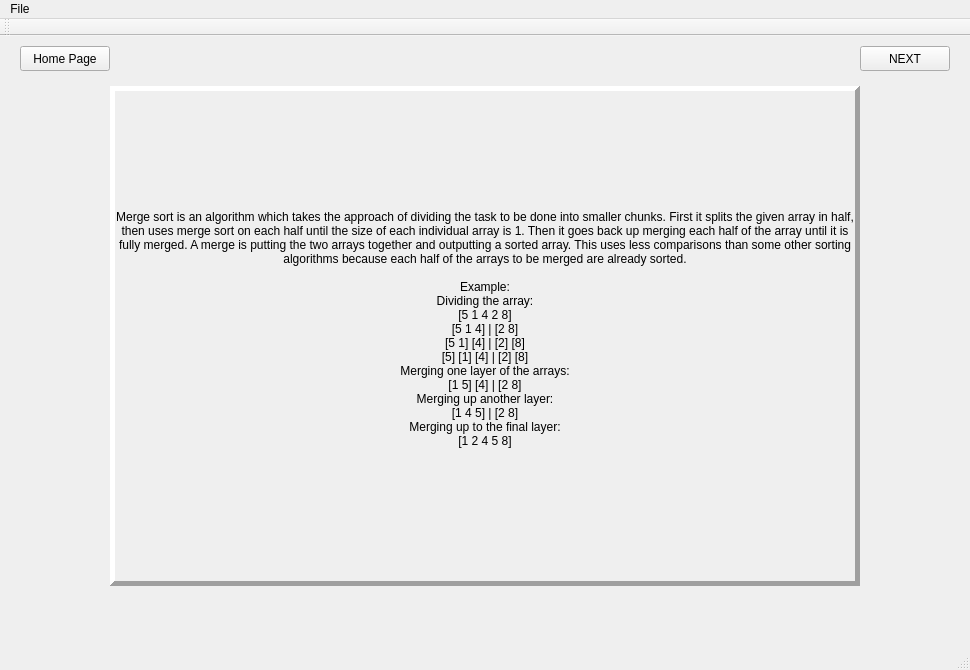
<?xml version="1.0" encoding="UTF-8"?>
<ui version="4.0">
 <class>MainWindow</class>
 <widget class="QMainWindow" name="MainWindow">
  <property name="geometry">
   <rect>
    <x>0</x>
    <y>0</y>
    <width>970</width>
    <height>670</height>
   </rect>
  </property>
  <property name="windowTitle">
   <string>MainWindow</string>
  </property>
  <widget class="QWidget" name="centralWidget">
   <widget class="QStackedWidget" name="stackedWidget">
    <property name="geometry">
     <rect>
      <x>10</x>
      <y>0</y>
      <width>950</width>
      <height>700</height>
     </rect>
    </property>
    <property name="currentIndex">
     <number>1</number>
    </property>
    <widget class="QWidget" name="HomePage">
     <widget class="QPushButton" name="mergeButton">
      <property name="geometry">
       <rect>
        <x>120</x>
        <y>60</y>
        <width>331</width>
        <height>271</height>
       </rect>
      </property>
      <property name="text">
       <string>Merge</string>
      </property>
     </widget>
     <widget class="QPushButton" name="insertButton">
      <property name="geometry">
       <rect>
        <x>450</x>
        <y>60</y>
        <width>371</width>
        <height>271</height>
       </rect>
      </property>
      <property name="text">
       <string>Insertion</string>
      </property>
     </widget>
     <widget class="QPushButton" name="bubbleButton">
      <property name="geometry">
       <rect>
        <x>120</x>
        <y>330</y>
        <width>331</width>
        <height>241</height>
       </rect>
      </property>
      <property name="text">
       <string>Bubble</string>
      </property>
     </widget>
     <widget class="QPushButton" name="selectButton">
      <property name="geometry">
       <rect>
        <x>450</x>
        <y>330</y>
        <width>371</width>
        <height>241</height>
       </rect>
      </property>
      <property name="text">
       <string>Selection</string>
      </property>
     </widget>
     <widget class="QProgressBar" name="progressBar">
      <property name="geometry">
       <rect>
        <x>120</x>
        <y>580</y>
        <width>701</width>
        <height>23</height>
       </rect>
      </property>
      <property name="focusPolicy">
       <enum>Qt::StrongFocus</enum>
      </property>
      <property name="maximum">
       <number>100</number>
      </property>
      <property name="value">
       <number>0</number>
      </property>
      <property name="textVisible">
       <bool>true</bool>
      </property>
     </widget>
     <widget class="QLabel" name="label_2">
      <property name="geometry">
       <rect>
        <x>250</x>
        <y>20</y>
        <width>390</width>
        <height>25</height>
       </rect>
      </property>
      <property name="text">
       <string>Completion of Algorithms</string>
      </property>
      <property name="alignment">
       <set>Qt::AlignCenter</set>
      </property>
     </widget>
    </widget>
    <widget class="QWidget" name="SortInfo">
     <widget class="QPushButton" name="Home">
      <property name="geometry">
       <rect>
        <x>10</x>
        <y>10</y>
        <width>90</width>
        <height>25</height>
       </rect>
      </property>
      <property name="text">
       <string>Home Page</string>
      </property>
     </widget>
     <widget class="QPushButton" name="NextButton">
      <property name="geometry">
       <rect>
        <x>850</x>
        <y>10</y>
        <width>90</width>
        <height>25</height>
       </rect>
      </property>
      <property name="text">
       <string>NEXT</string>
      </property>
     </widget>
     <widget class="QLabel" name="sortInfoLabel">
      <property name="geometry">
       <rect>
        <x>100</x>
        <y>50</y>
        <width>750</width>
        <height>500</height>
       </rect>
      </property>
      <property name="frameShape">
       <enum>QFrame::Panel</enum>
      </property>
      <property name="frameShadow">
       <enum>QFrame::Raised</enum>
      </property>
      <property name="lineWidth">
       <number>5</number>
      </property>
      <property name="text">
       <string>Merge sort is an algorithm which takes the approach of dividing the task to be done into smaller chunks. First it splits the given array in half, then uses merge sort on each half until the size of each individual array is 1. Then it goes back up merging each half of the array until it is fully merged. A merge is putting the two arrays together and outputting a sorted array. This uses less comparisons than some other sorting algorithms because each half of the arrays to be merged are already sorted.

Example:
Dividing the array:
[5 1 4 2 8]
[5 1 4] | [2 8]
[5 1] [4] | [2] [8]
[5] [1] [4] | [2] [8]
Merging one layer of the arrays:
[1 5] [4] | [2 8]
Merging up another layer:
[1 4 5] | [2 8]
Merging up to the final layer:
[1 2 4 5 8]
</string>
      </property>
      <property name="scaledContents">
       <bool>false</bool>
      </property>
      <property name="alignment">
       <set>Qt::AlignCenter</set>
      </property>
      <property name="wordWrap">
       <bool>true</bool>
      </property>
      <property name="margin">
       <number>30</number>
      </property>
      <property name="indent">
       <number>-1</number>
      </property>
     </widget>
    </widget>
    <widget class="QWidget" name="SortBox">
     <widget class="QPushButton" name="CheckButton">
      <property name="geometry">
       <rect>
        <x>770</x>
        <y>550</y>
        <width>125</width>
        <height>50</height>
       </rect>
      </property>
      <property name="text">
       <string>Check</string>
      </property>
     </widget>
     <widget class="QLabel" name="label">
      <property name="geometry">
       <rect>
        <x>90</x>
        <y>40</y>
        <width>711</width>
        <height>461</height>
       </rect>
      </property>
      <property name="text">
       <string/>
      </property>
     </widget>
    </widget>
   </widget>
  </widget>
  <widget class="QMenuBar" name="menuBar">
   <property name="geometry">
    <rect>
     <x>0</x>
     <y>0</y>
     <width>970</width>
     <height>22</height>
    </rect>
   </property>
   <widget class="QMenu" name="menuFile">
    <property name="title">
     <string>File</string>
    </property>
   </widget>
   <addaction name="menuFile"/>
  </widget>
  <widget class="QToolBar" name="mainToolBar">
   <attribute name="toolBarArea">
    <enum>TopToolBarArea</enum>
   </attribute>
   <attribute name="toolBarBreak">
    <bool>false</bool>
   </attribute>
  </widget>
  <widget class="QStatusBar" name="statusBar"/>
 </widget>
 <layoutdefault spacing="6" margin="11"/>
 <resources/>
 <connections/>
</ui>
